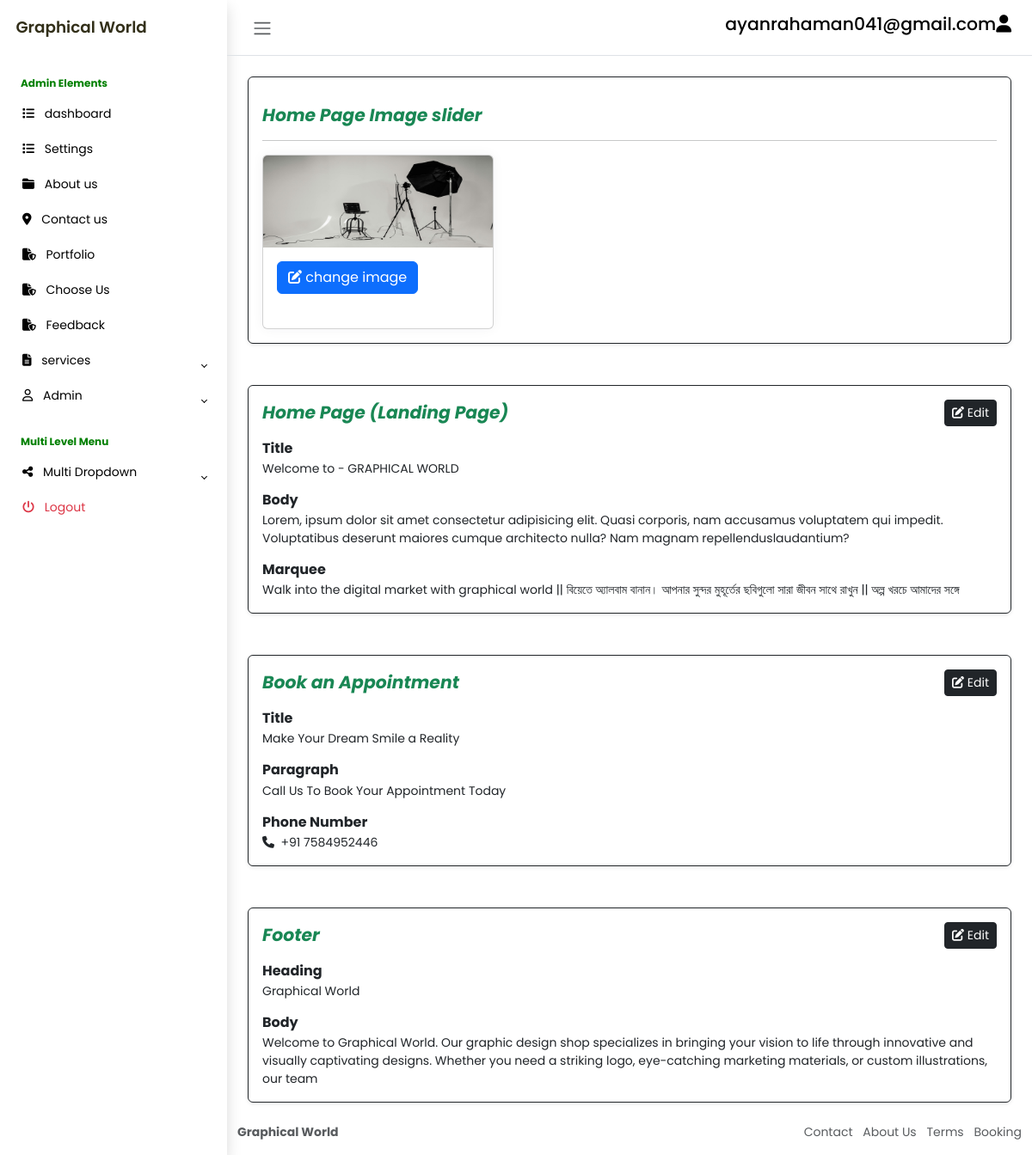
/dashboard/settings.php (signed in), run on the app's committed database.
### tables this page shows
CREATE TABLE `landing_page_image` (
  `id` int(11) NOT NULL,
  `image` varchar(255) DEFAULT NULL
);

CREATE TABLE `landing_page` (
  `id` int(11) NOT NULL,
  `title` varchar(255) DEFAULT NULL,
  `body` varchar(255) DEFAULT NULL,
  `marquee` varchar(255) NOT NULL
);

CREATE TABLE `b_an_appointment` (
  `id` int(11) NOT NULL,
  `title` varchar(255) DEFAULT NULL,
  `paragraph` varchar(255) DEFAULT NULL,
  `ph` varchar(255) DEFAULT NULL
);

CREATE TABLE `footer` (
  `id` int(11) NOT NULL,
  `f_heading` varchar(255) DEFAULT NULL,
  `f_body` varchar(255) DEFAULT NULL
);

### dashboard/settings.php (the view, shortened to what this page needs)
<!DOCTYPE html>
<html lang="en">
<head>
    <link rel="stylesheet" href="https://cdn.jsdelivr.net/npm/bootstrap@5.3.0-alpha2/dist/css/bootstrap.min.css">
    <link rel="stylesheet" href="css/style.css">
</head>
<body class="">
    <div class="wrapper">
                <?php
                    require_once("extra_content/sidebar.php");
                ?>
        <div class="main">
                <?php
                    require_once("extra_content/navbar.php");
                ?>
  <div class="col-md-12 col-lg-12 p-4">
                        <div class="p-3 border border-dark bg-white shadow-sm justify-content-around align-items-center rounded">
                    <h4 class="card-title mb-3 mt-3 fw-bold fst-italic text-success">Home Page Image slider</h4><hr>
                        <div class="row row-cols-1 row-cols-md-3 g-4">
                                <?php
                                require_once("partials/DBconnect.php");
                                $sql3 = "SELECT * FROM landing_page_image";
                                $stmt3 = $connectingDB->query($sql3);
                                while($Data3 = $stmt3->fetch()) {
                                  $id = $Data3["id"];
                                  $image = $Data3["image"];
                                ?>
                                <div class="col-lg-4">
                                  <div class="card h-100">
                                    <img src="images/<?php echo $image; ?>" class="card-img-top" alt="...">
                                    <div class="card-body">
                                    <a href=" l_page_image.php?id=<?php echo $id; ?>">
                                    <button type="button" class="btn btn-primary" data-bs-toggle="modal" data-bs-target="#staticBackdrop">
                                    <i class="fas fa-edit"></i> change image
                                        </button>
                                    </a>
                                    </div>
                                  </div>
                                </div>
                                <?php
                             }
                              ?>
                              </div>
                    </div>
                    </div>
 <div class="col-md-12 col-lg-12 p-4">
                        <div class="p-3 border border-dark bg-white shadow-sm d-flex justify-content-around align-items-center rounded">
                            <?php
                                       require_once("partials/DBconnect.php");
                                       $sql = "SELECT * FROM landing_page";
                                       $stmt = $connectingDB->query($sql);
                                       while ($Data = $stmt->fetch()) {
                                           $title = $Data["title"];
                                           $body = $Data["body"];
                                           $marquee = $Data["marquee"];
                                       }
                                       ?>
                            <div class="card-body">
                                <div class="d-flex align-items-center justify-content-between mb-3">
                                    <h4 class="card-title m-0 fw-bold fst-italic text-success">Home Page (Landing Page)</h4>
                                    <button type="button" class="btn btn-dark shadow-none btn-sm" data-bs-toggle="modal"
                                        data-bs-target="#general-d">
                                        <i class="fas fa-edit"></i> Edit
                                    </button>
                                </div>
                                <h6 class="card-subtitle mb-1 fw-bold">Title</h6>
                                <p class="card-text" id="site_title"><?php echo $title; ?></p>
                                <h6 class="card-subtitle mb-1 fw-bold">Body</h6>
                                <p class="card-text" id="site_about"><?php echo $body; ?></p>
                                <h6 class="card-subtitle mb-1 fw-bold">Marquee</h6>
                                <p class="card-text" id="site_about"><?php echo $marquee; ?></p>
                            </div>
                        </div>
                    </div>
 <div class="col-md-12 col-lg-12 p-4">
                        <div class="p-3 border border-dark bg-white shadow-sm d-flex justify-content-around align-items-center rounded">
                            <?php
                                       require_once("partials/DBconnect.php");
                                       $sql = "SELECT * FROM b_an_appointment";
                                       $stmt = $connectingDB->query($sql);
                                       while ($Data = $stmt->fetch()) {
                                           $titttle = $Data["title"];
                                           $Paragraph = $Data["paragraph"];
                                           $phh = $Data["ph"];
                                       }
                                       ?>
                            <div class="card-body">
                                <div class="d-flex align-items-center justify-content-between mb-3">
                                    <h4 class="card-title m-0 fw-bold fst-italic text-success">Book an Appointment</h4>
                                    <button type="button" class="btn btn-dark shadow-none btn-sm" data-bs-toggle="modal"
                                        data-bs-target="#general-q">
                                        <i class="fas fa-edit"></i> Edit
                                    </button>
                                </div>
                                <h6 class="card-subtitle mb-1 fw-bold">Title</h6>
                                <p class="card-text" id="site_title"><?php echo $titttle; ?></p>
                                <h6 class="card-subtitle mb-1 fw-bold">Paragraph</h6>
                                <p class="card-text" id="site_about"><?php echo $Paragraph; ?></p>
                                <h6 class="card-subtitle mb-1 fw-bold">Phone Number</h6>
                                    <p class="card-text"><i class="fa fa-phone"></i>&nbsp;
                                        <span id="pn2">+91 <?php echo $phh; ?></span>
                                    </p>
                            </div>
                        </div>
                    </div>
 <div class="col-md-12 col-lg-12 p-4">
                        <div class="p-3 border border-dark bg-white shadow-sm d-flex justify-content-around align-items-center rounded">
                            <?php
                                       $sql = "SELECT * FROM footer";
                                       $stmt = $connectingDB->query($sql);
                                       while ($Data = $stmt->fetch()) {
                                           $f_heading = $Data["f_heading"];
                                           $f_body = $Data["f_body"];
                                       }
                                       ?>
                            <div class="card-body">
                                <div class="d-flex align-items-center justify-content-between mb-3">
                                    <h4 class="card-title m-0 fw-bold fst-italic text-success">Footer</h4>
                                    <button type="button" class="btn btn-dark shadow-none btn-sm" data-bs-toggle="modal"
                                        data-bs-target="#general-f">
                                        <i class="fas fa-edit"></i> Edit
                                    </button>
                                </div>
                                <h6 class="card-subtitle mb-1 fw-bold">Heading</h6>
                                <p class="card-text" id="site_title"><?php echo $f_heading; ?></p>
                                <h6 class="card-subtitle mb-1 fw-bold">Body</h6>
                                <p class="card-text" id="site_about"><?php echo $f_body; ?></p>
                            </div>
                        </div>
                    </div>
             <?php
                    require_once("extra_content/footer.php");
                ?>
        </div>
    </div>
</body>
</html>

### dashboard/css/style.css (style rules this page uses)
body { font-family: 'Poppins', sans-serif; font-size: 0.875rem; opacity: 1; overflow-y: scroll; margin: 0; }
a { cursor: pointer; text-decoration: none; font-family: 'Poppins', sans-serif; }
h4 { font-family: 'Poppins', sans-serif; font-size: 1.275rem; color: var(--bs-emphasis-color); }
.wrapper { align-items: stretch; display: flex; width: 100%; }
.main { display: flex; flex-direction: column; min-height: 100vh; min-width: 0; overflow: hidden; transition: all 0.35s ease-in-out; width: 100%; }
.card { box-shadow: 0 0 .875rem 0 rgba(34, 46, 60, .05); margin-bottom: 24px; }

### data on the page
landing_page_image: image (picture)
landing_page: title "Welcome to - GRAPHICAL WORLD", body "Lorem, ipsum dolor sit amet consectetur adipisicing elit. Quasi corporis, nam accusamus voluptatem qui impedit. Voluptatibus deserunt maiores cumque architecto nulla? Nam magnam repellenduslaudantium?", marquee "Walk into the digital market with graphical world || বিয়েতে অ্যালবাম বানান। আপনার সুন্দর মুহূর্তের ছবিগুলো সারা জীবন সাথে রাখুন || অল্প খরচে আমাদের সঙ্গে"
b_an_appointment: title "Make Your Dream Smile a Reality", paragraph "Call Us To Book Your Appointment Today", ph "7584952446"
footer: f_heading "Graphical World", f_body "Welcome to Graphical World. Our graphic design shop specializes in bringing your vision to life through innovative and visually captivating designs. Whether you need a striking logo, eye-catching marketing materials, or custom illustrations, our team"

### other printed values
$_SESSION["email"] "ayanrahaman041@gmail.com"
